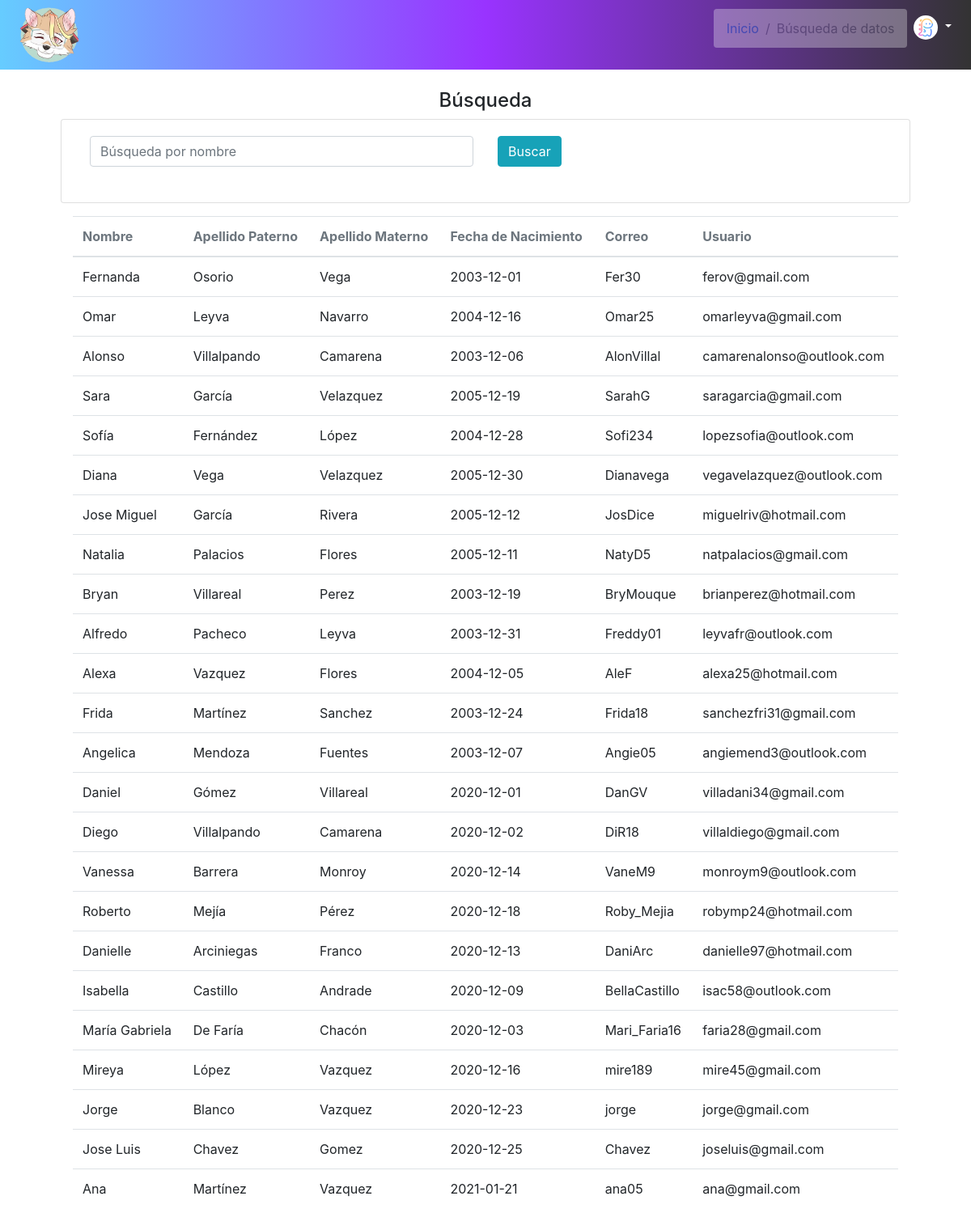
/pincipal/main/busqueda.php (signed in), run on the app's committed database.
### tables this page shows
CREATE TABLE `alumnos` (
  `Id_Alumno` int(11) NOT NULL,
  `Nombre_A` varchar(50) NOT NULL,
  `ApellidoP_A` varchar(50) NOT NULL,
  `ApellidoM_A` varchar(50) NOT NULL,
  `Fecha_Nac` date NOT NULL,
  `Usuario` varchar(50) NOT NULL,
  `Correo_U` varchar(100) NOT NULL,
  `Password` varchar(50) NOT NULL,
  `img` varchar(255) NOT NULL,
  `Estado` varchar(20) NOT NULL,
  `Id_Tusuario` int(11) NOT NULL,
  `Id_Genero` int(2) NOT NULL,
  `Id_Grupo` int(11) NOT NULL,
  `Id_Carrera` int(11) NOT NULL,
  `Id_Plantel` int(11) NOT NULL
);

### pincipal/main/busqueda.php (the view, shortened to what this page needs)
<?php include 'conecta.php';
$where = "";
$consulta = "SELECT * FROM alumnos $where";
$resultado = $conecta->query($consulta);
?>
<!DOCTYPE html>
<html lang="es" dir="ltr">
  <head>
    <link rel="stylesheet" type="text/css" href="../css/bootstrap.min.css">
    <link rel="stylesheet" type="text/css" href="../css/main2.css">
    <link rel="stylesheet" type="text/css" href="../css/fontello.css">
  </head>
  <body>
      <?php include 'navbar_b.php' ?>
    <div class="container">
      <div class="col py-4">
        <h4 class="text-center">Búsqueda</h4>
        <div class="col">
          <form class="" action="<?php echo $_SERVER['PHP_SELF']; ?>" method="post">
            <div class="card w-100">
              <div class="card-body">
                <div class="container">
                  <div>
                    <div class="row">
                      <div class="col">
                        <input type="text" name="buscar" class="form-control" placeholder="Búsqueda por nombre"><br>
                      </div>
                      <div class="col">
                        <input type="submit" name="buscando" value="Buscar" class="btn btn-info">
                      </div>
                    </div>
                  </div>
                </div>
              </div>
            </div>
          </form>
          <div class="col py-3">
            <?php if($resultado->num_rows > 0) {?>
            <div class="table-responsive">
              <table class="table">
                <thead class="text-muted">
                  <th>Nombre</th>
                  <th>Apellido Paterno</th>
                  <th>Apellido Materno</th>
                  <th>Fecha de Nacimiento</th>
                  <th>Correo</th>
                  <th>Usuario</th>
                </thead>
                <tbody>
                  <?php while($row = $resultado->fetch_assoc()){?>
                    <tr>
                      <td><?php echo $row['Nombre_A']; ?></td>
                      <td><?php echo $row['ApellidoP_A']; ?></td>
                      <td><?php echo $row['ApellidoM_A']; ?></td>
                      <td><?php echo $row['Fecha_Nac']; ?></td>
                      <td><?php echo $row['Usuario']; ?></td>
                      <td><?php echo $row['Correo_U']; ?></td>
                    </tr>
                  <?php }?>
                </tbody>
              </table>
            <?php } else {?>
              <div class="alert alert-warning" role="alert">
                No se encontraron resultados de la búsqueda.
              </div>
            <?php } ?>
            </div>
          </div>
        </div>
      </div>
    </div>
  </body>
</html>

### pincipal/main/navbar_b.php (shortened to what this page needs)
<nav class="navbar navbar-expand-lg navbar-light" style="background: linear-gradient(to left, #333333 ,#9933ff, #66ccff )">
  <a href="#"><img src="../img/img1.png" alt="LogoE" style="width: 90px; height: 70px;"></a>
      <div class="collapse navbar-collapse" id="navbarNavDropdown">
          <ul class="navbar-nav ml-auto">
              <li class="nav-item active">
                <div class="row justify-content-md-center">
                <div class="col-md-auto">
                  <nav aria-label="breadcrumb">
              <ol class="breadcrumb" style="background-color: rgb(255, 255, 255); opacity: 0.3;">
                <li class="breadcrumb-item"><a href="../principal.php">Inicio</a></li>
                <li class="breadcrumb-item active" aria-current="page">Búsqueda de datos</li>
              </ol>
            </nav>
            </div>
          </div>
              </li>
                <li class="nav-item dropdown">
                  <a class="nav-link dropdown-toggle text-white" href="#" id="opciones" role="button" data-toggle="dropdown" aria-haspopup="true" aria-expanded="false">
                    <img src="../img/dino.png" alt="Perfil" style="width: 30px; height:30px; border-radius:50%; ">
                  </a>
                </li>
        </ul>
      </div>
    </nav>

### data on the page
alumnos: Nombre_A "Fernanda", ApellidoP_A "Osorio", ApellidoM_A "Vega", Fecha_Nac "2003-12-01", Usuario "Fer30", Correo_U "ferov@gmail.com"
alumnos: Nombre_A "Omar", ApellidoP_A "Leyva", ApellidoM_A "Navarro", Fecha_Nac "2004-12-16", Usuario "Omar25", Correo_U "omarleyva@gmail.com"
alumnos: Nombre_A "Alonso", ApellidoP_A "Villalpando", ApellidoM_A "Camarena", Fecha_Nac "2003-12-06", Usuario "AlonVillal", Correo_U "camarenalonso@outlook.com"
alumnos: Nombre_A "Sara", ApellidoP_A "García", ApellidoM_A "Velazquez", Fecha_Nac "2005-12-19", Usuario "SarahG", Correo_U "saragarcia@gmail.com"
alumnos: Nombre_A "Sofía", ApellidoP_A "Fernández", ApellidoM_A "López", Fecha_Nac "2004-12-28", Usuario "Sofi234", Correo_U "lopezsofia@outlook.com"
alumnos: Nombre_A "Diana", ApellidoP_A "Vega", ApellidoM_A "Velazquez", Fecha_Nac "2005-12-30", Usuario "Dianavega", Correo_U "vegavelazquez@outlook.com"
alumnos: Nombre_A "Jose Miguel", ApellidoP_A "García", ApellidoM_A "Rivera", Fecha_Nac "2005-12-12", Usuario "JosDice", Correo_U "miguelriv@hotmail.com"
alumnos: Nombre_A "Natalia", ApellidoP_A "Palacios", ApellidoM_A "Flores", Fecha_Nac "2005-12-11", Usuario "NatyD5", Correo_U "natpalacios@gmail.com"
alumnos: Nombre_A "Bryan", ApellidoP_A "Villareal", ApellidoM_A "Perez", Fecha_Nac "2003-12-19", Usuario "BryMouque", Correo_U "brianperez@hotmail.com"
alumnos: Nombre_A "Alfredo", ApellidoP_A "Pacheco", ApellidoM_A "Leyva", Fecha_Nac "2003-12-31", Usuario "Freddy01", Correo_U "leyvafr@outlook.com"
alumnos: Nombre_A "Alexa", ApellidoP_A "Vazquez", ApellidoM_A "Flores", Fecha_Nac "2004-12-05", Usuario "AleF", Correo_U "alexa25@hotmail.com"
alumnos: Nombre_A "Frida", ApellidoP_A "Martínez", ApellidoM_A "Sanchez", Fecha_Nac "2003-12-24", Usuario "Frida18", Correo_U "sanchezfri31@gmail.com"
alumnos: Nombre_A "Angelica", ApellidoP_A "Mendoza", ApellidoM_A "Fuentes", Fecha_Nac "2003-12-07", Usuario "Angie05", Correo_U "angiemend3@outlook.com"
alumnos: Nombre_A "Daniel", ApellidoP_A "Gómez", ApellidoM_A "Villareal", Fecha_Nac "2020-12-01", Usuario "DanGV", Correo_U "villadani34@gmail.com"
alumnos: Nombre_A "Diego", ApellidoP_A "Villalpando", ApellidoM_A "Camarena", Fecha_Nac "2020-12-02", Usuario "DiR18", Correo_U "villaldiego@gmail.com"
alumnos: Nombre_A "Vanessa", ApellidoP_A "Barrera", ApellidoM_A "Monroy", Fecha_Nac "2020-12-14", Usuario "VaneM9", Correo_U "monroym9@outlook.com"
alumnos: Nombre_A "Roberto", ApellidoP_A "Mejía", ApellidoM_A "Pérez", Fecha_Nac "2020-12-18", Usuario "Roby_Mejia", Correo_U "robymp24@hotmail.com"
alumnos: Nombre_A "Danielle", ApellidoP_A "Arciniegas", ApellidoM_A "Franco", Fecha_Nac "2020-12-13", Usuario "DaniArc", Correo_U "danielle97@hotmail.com"
alumnos: Nombre_A "Isabella", ApellidoP_A "Castillo", ApellidoM_A "Andrade", Fecha_Nac "2020-12-09", Usuario "BellaCastillo", Correo_U "isac58@outlook.com"
alumnos: Nombre_A "María Gabriela", ApellidoP_A "De Faría", ApellidoM_A "Chacón", Fecha_Nac "2020-12-03", Usuario "Mari_Faria16", Correo_U "faria28@gmail.com"
alumnos: Nombre_A "Mireya", ApellidoP_A "López", ApellidoM_A "Vazquez", Fecha_Nac "2020-12-16", Usuario "mire189", Correo_U "mire45@gmail.com"
alumnos: Nombre_A "Jorge", ApellidoP_A "Blanco", ApellidoM_A "Vazquez", Fecha_Nac "2020-12-23", Usuario "jorge", Correo_U "jorge@gmail.com"
alumnos: Nombre_A "Jose Luis", ApellidoP_A "Chavez", ApellidoM_A "Gomez", Fecha_Nac "2020-12-25", Usuario "Chavez", Correo_U "joseluis@gmail.com"
alumnos: Nombre_A "Ana", ApellidoP_A "Martínez", ApellidoM_A "Vazquez", Fecha_Nac "2021-01-21", Usuario "ana05", Correo_U "ana@gmail.com"
